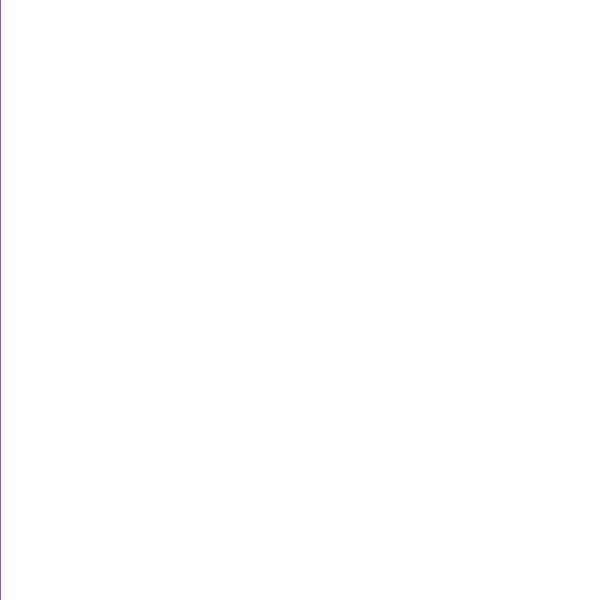
Frame 1 (no input)
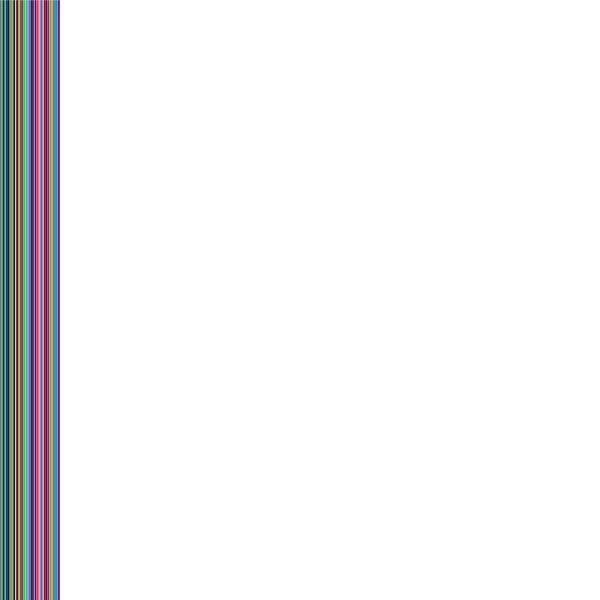
Frame 60 (the mouse pressed at the canvas centre just before this capture)
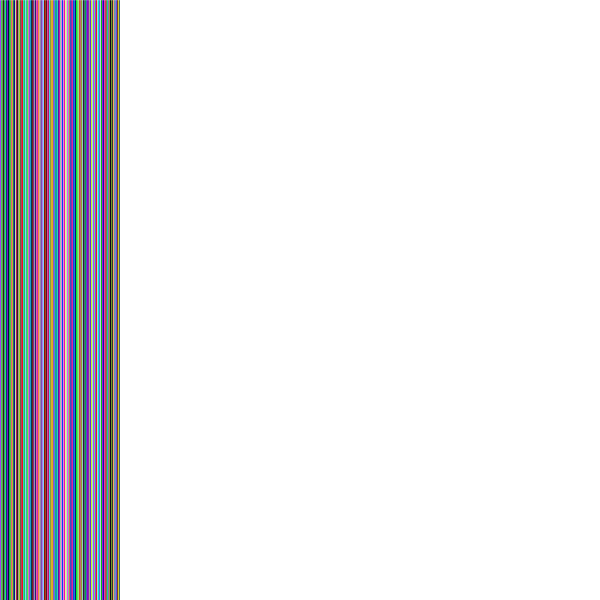
Frame 120 (the mouse held since frame 60 and released just before this capture)

The Processing sketch that drew these frames (run headless with seeded random() and noise(); from frame 60 on, the mouse is pressed at the canvas centre):

// Processing sketch: basic_01_variable
// ── basic_01_variable.pde
int x = 0;    //创建变量 并赋值；  类型—-整数类型
int y = 600;
int red = 255;   //0~255  RGB;
int green = 255;
int blue = 255;


void setup() {
  size(600, 600);
  background(255);
}

void draw() {
  //println(int(random(255)));
  red = int(random(255));
  green = int(random(255));
  blue = int(random(255));

  stroke(red, green, blue);
  line(x, 0, x, height);  //width, height

  x = x+1;
  println(x);
}
